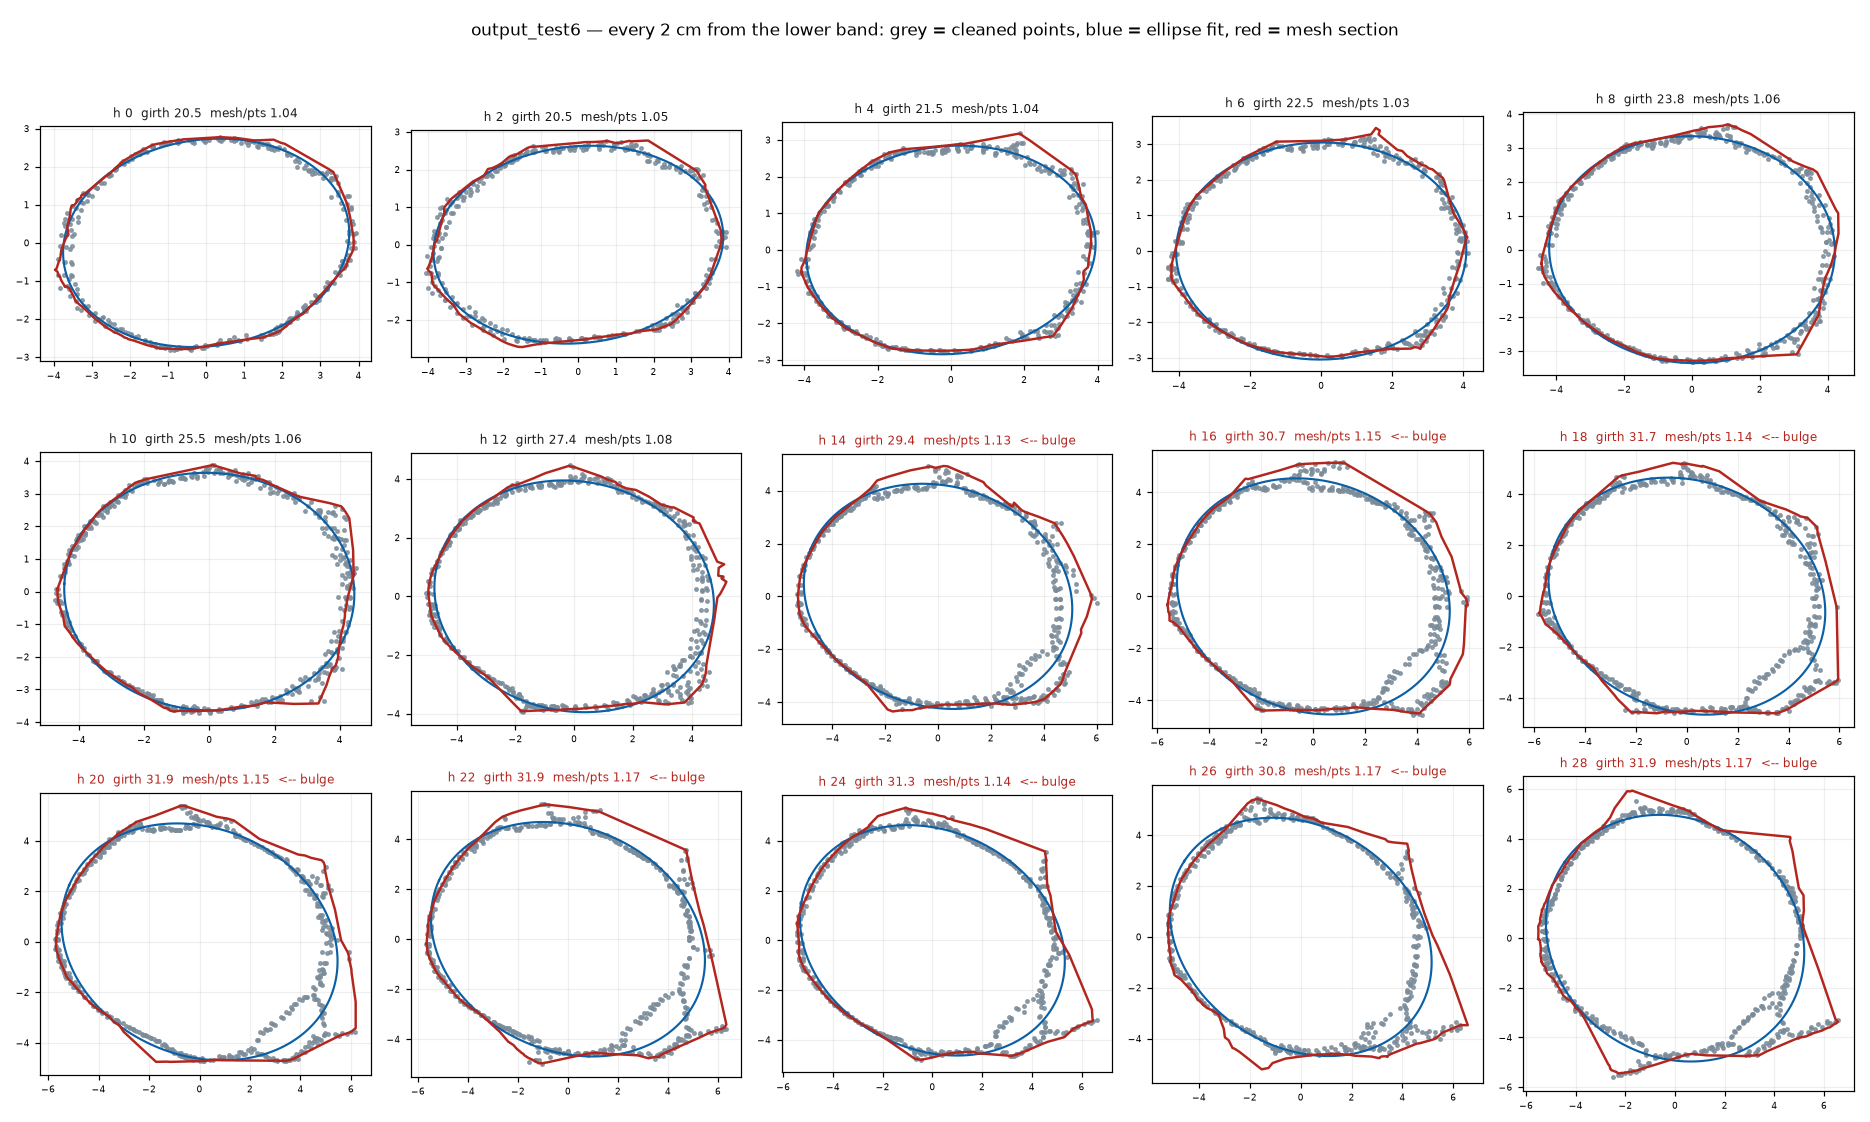

Python code for this plot:
"""One panel per horizontal slice: the cleaned points, the fitted ellipse, and
the cross-section of the watertight mesh at that same height.

If the mesh outline hugs the points, the wrap is faithful. Where it bulges past
them, the alpha shape has bridged to something -- a stray cluster, a ghost
sheet -- and that bulge is volume the limb never had. The per-slice area ratio
(mesh section / points' ellipse) says how much.

    python ring_gallery.py output_test6 [step_cm]
"""
import json
import math
import os
import sys

import matplotlib
matplotlib.use("Agg")

import matplotlib.pyplot as plt
import numpy as np
import open3d as o3d
import trimesh

import pathlib

# This file lives at docs/experiments/test_captures/, three levels below the
# repository root, and imports the pipeline from there.
PROJECT_ROOT = str(pathlib.Path(__file__).resolve().parents[3])
sys.path.insert(0, PROJECT_ROOT)
from pipeline.core.crosssection import (ellipse_geometry, fit_ellipse_direct,
                                        plane_basis, ramanujan2)


def load_run(run_name):
    """Cleaned cloud, watertight solid, cm-per-unit scale, and the two planes."""
    debug = f"{PROJECT_ROOT}/{run_name}/for_debug"
    cloud = np.asarray(o3d.io.read_point_cloud(
        f"{debug}/03_clean/objects/leg.ply").points)
    solid = trimesh.load(f"{debug}/05_watertight/mesh/leg_no_cut.ply", process=False)
    box = trimesh.load(f"{debug}/05_watertight/mesh/box.ply", process=False)
    scale = (1000.0 / box.volume) ** (1.0 / 3.0)
    planes = sorted(json.load(open(
        f"{debug}/03_clean/debug/cutting_line_levelled.json"))["markers"],
        key=lambda plane: plane["centroid"][2])
    return cloud, solid, scale, planes


def slice_points(cloud, height, scale, half_mm=4.0):
    """Points within a thin horizontal slab, as centred 2-D cm coordinates."""
    basis_u, basis_v, basis_n = plane_basis(np.array([0.0, 0.0, 1.0]))
    centroid = np.array([0.0, 0.0, height])
    slab = cloud[np.abs((cloud - centroid) @ basis_n) <= (half_mm / 10.0) / scale]
    local = slab - centroid
    in_plane = np.stack([local @ basis_u, local @ basis_v], axis=1) * scale
    return in_plane


def mesh_section(solid, height, scale, centre_cm):
    """The solid's outline at this height, as a list of closed 2-D cm loops.

    The loop is projected through the same in-plane basis `slice_points` uses,
    so the two land in one frame whatever orientation plane_basis chooses.
    """
    section = solid.section(plane_origin=[0, 0, height], plane_normal=[0, 0, 1])
    if section is None:
        return []
    basis_u, basis_v, _ = plane_basis(np.array([0.0, 0.0, 1.0]))
    centroid = np.array([0.0, 0.0, height])
    loops = []
    for entity_points in section.discrete:
        local = np.asarray(entity_points) - centroid
        loop = np.stack([local @ basis_u, local @ basis_v], axis=1) * scale - centre_cm
        loops.append(loop)
    return loops


def polygon_area(loop):
    """Shoelace area of a closed loop."""
    x_coords, y_coords = loop[:, 0], loop[:, 1]
    return 0.5 * abs(np.dot(x_coords, np.roll(y_coords, 1))
                     - np.dot(y_coords, np.roll(x_coords, 1)))


def fit_ring(in_plane):
    """Ellipse fit of one slice; returns (centre, a, b, angle, girth) in cm."""
    centre, axis_a, axis_b, angle = ellipse_geometry(
        fit_ellipse_direct(in_plane[:, 0], in_plane[:, 1]))
    return centre, axis_a, axis_b, angle, ramanujan2(axis_a, axis_b)


def main():
    """Draw the gallery and print the per-slice area ratios."""
    run_name = sys.argv[1] if len(sys.argv) > 1 else "output_test6"
    step_cm = float(sys.argv[2]) if len(sys.argv) > 2 else 2.0

    cloud, solid, scale, planes = load_run(run_name)
    lower_z, upper_z = planes[0]["centroid"][2], planes[-1]["centroid"][2]
    heights_cm = np.arange(0.0, (upper_z - lower_z) * scale + 0.01, step_cm)

    columns = 5
    rows = math.ceil(len(heights_cm) / columns)
    figure, axes_grid = plt.subplots(rows, columns,
                                     figsize=(3.4 * columns, 3.4 * rows))
    axes_list = np.atleast_1d(axes_grid).ravel()

    print(f'{"h cm":>5s} {"pts":>4s} {"girth":>6s} {"a/b":>5s} '
          f'{"ellipse":>8s} {"mesh":>8s} {"ratio":>6s}  loops')
    total_ellipse, total_mesh = 0.0, 0.0
    for axes, height_cm in zip(axes_list, heights_cm):
        height = lower_z + height_cm / scale
        in_plane = slice_points(cloud, height, scale)
        axes.set_aspect("equal")
        axes.grid(alpha=0.2)
        axes.tick_params(labelsize=6)

        if len(in_plane) < 12:
            axes.set_title(f"h {height_cm:.0f} cm — {len(in_plane)} pts", fontsize=8)
            continue

        centre, axis_a, axis_b, angle, girth = fit_ring(in_plane)
        centred = in_plane - centre
        axes.scatter(centred[:, 0], centred[:, 1], s=5, color="#7a8b99", alpha=0.8)

        theta = np.linspace(0, 2 * math.pi, 200)
        ellipse_x = axis_a * np.cos(theta)
        ellipse_y = axis_b * np.sin(theta)
        axes.plot(ellipse_x * math.cos(angle) - ellipse_y * math.sin(angle),
                  ellipse_x * math.sin(angle) + ellipse_y * math.cos(angle),
                  color="#0b5fa5", linewidth=1.4)

        ellipse_area = math.pi * axis_a * axis_b
        mesh_area = 0.0
        # The points were plotted as in_plane - centre, where in_plane is already
        # absolute xy in cm. Bring the mesh loops into that same frame: absolute
        # cm (no offset from mesh_section), then subtract the same ellipse centre.
        loops = mesh_section(solid, height, scale, np.zeros(2))
        loops = [loop - centre for loop in loops]
        for loop in loops:
            closed = np.vstack([loop, loop[:1]])
            axes.plot(closed[:, 0], closed[:, 1], color="#b3261e", linewidth=1.6)
            mesh_area += polygon_area(loop)
        ratio = mesh_area / ellipse_area if ellipse_area else float("nan")
        total_ellipse += ellipse_area
        total_mesh += mesh_area

        flag = "  <-- bulge" if ratio > 1.10 else ""
        axes.set_title(f"h {height_cm:.0f}  girth {girth:.1f}  "
                       f"mesh/pts {ratio:.2f}{flag}",
                       fontsize=8, color="#b3261e" if ratio > 1.10 else "#1a1a1a")
        print(f"{height_cm:5.1f} {len(in_plane):4d} {girth:6.2f} "
              f"{axis_a / axis_b:5.2f} {ellipse_area:8.2f} {mesh_area:8.2f} "
              f"{ratio:6.3f}  {len(loops)}{flag}")

    for axes in axes_list[len(heights_cm):]:
        axes.axis("off")

    print(f"\nsummed over slices: mesh section area / ellipse area = "
          f"{total_mesh / total_ellipse:.3f}  "
          f"({100 * (total_mesh / total_ellipse - 1):+.1f}% extra from the wrap)")

    figure.suptitle(f"{run_name} — every {step_cm:.0f} cm from the lower band: "
                    "grey = cleaned points, blue = ellipse fit, red = mesh section",
                    fontsize=11)
    figure.tight_layout(rect=[0, 0, 1, 0.97])
    output = f"{PROJECT_ROOT}/{run_name}/ring_gallery.png"
    figure.savefig(output, dpi=110)
    print(output)


if __name__ == "__main__":
    main()
